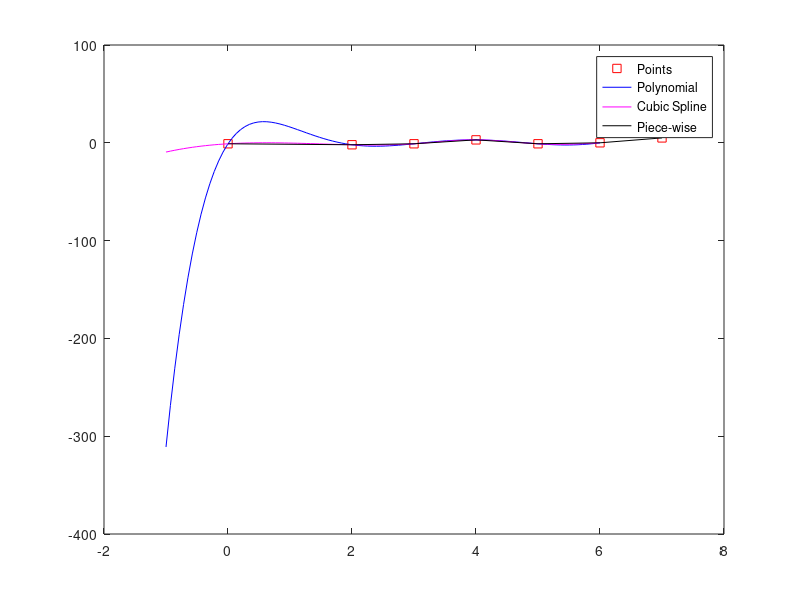

Write the MATLAB code that produced this figure.
% Omar Aguilar

px = [0 2 3 4 5 6 7];
py = [-1 -2 -1 3 -1 0 5];
n = length(px);

%% Part A

% Polynomial
A = zeros(n,n);
for i = 1:n
    A(:,i) = px.^(i-1);
end
c = A\py';
x = linspace(-1,6,100);
y1 = c(1) + c(2)*x + c(3)*x.^2 + c(4)*x.^3 + c(5)*x.^4 + c(6)*x.^5 + c(7)*x.^6;

% Cubic Spline
cs = spline(px, py);
y2 = ppval(cs,x);

figure;
plot(px,py,'rs',x,y1,'b',x,y2,'m',px,py,'k');
legend('Points','Polynomial','Cubic Spline','Piece-wise');